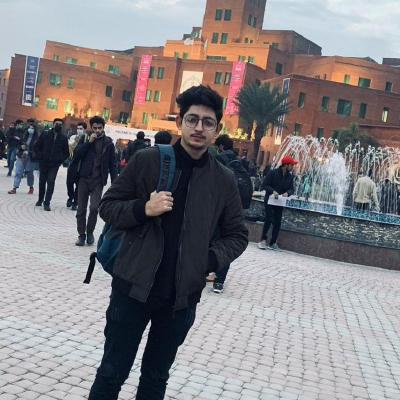
#> input picture test.jpg, 400 x 400 px
$ python face-detection.py
#> lines starting #> are read from the running program, lines starting #| are printed output that depends on the picture; after the words box and inside, x2 and y2 are one past the last pixel; in counts of white or black regions, pixels touching at a corner belong together
import cv2

# Load the face cascade
face_cascade = cv2.CascadeClassifier('haarcascade_frontalface_alt2.xml')

# Read the image
img = cv2.imread('test.jpg')
#> img is the input picture: shape (400, 400, 3); mean B, G, R 131.8, 128.9, 133

# Convert image to grayscale
gray_img = cv2.cvtColor(img, cv2.COLOR_BGR2GRAY)
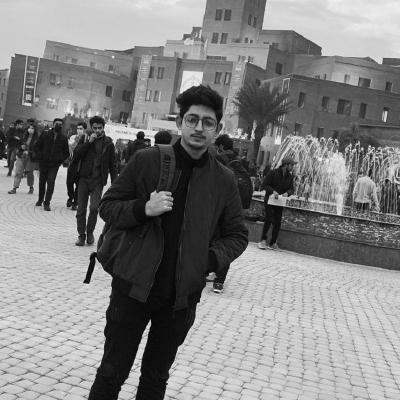
#> gray_img: shape (400, 400); min 1, max 250, mean 130.4

# Detect faces
faces = face_cascade.detectMultiScale(gray_img, scaleFactor=1.1, minNeighbors=4)
#> faces = [[177, 103, 46, 46]]

# Draw rectangles around faces
for (x, y, w, h) in faces:
    cv2.rectangle(img, (x, y), (x + w, y + h), (255, 0, 0), 2)
#> this loop made 1 pass
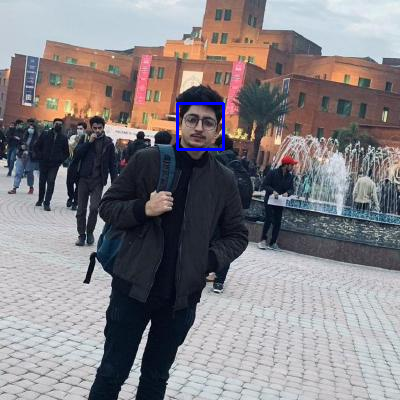
#> img: shape (400, 400, 3); 0.34% of pixels changed, all inside (x1, y1, x2, y2) = (176, 102, 225, 151)

# Display image with detected faces
cv2.imshow('Detected Faces', img)
cv2.waitKey(0)
cv2.destroyAllWindows()

# Save the processed image
cv2.imwrite('detected_faces.jpg', img)
